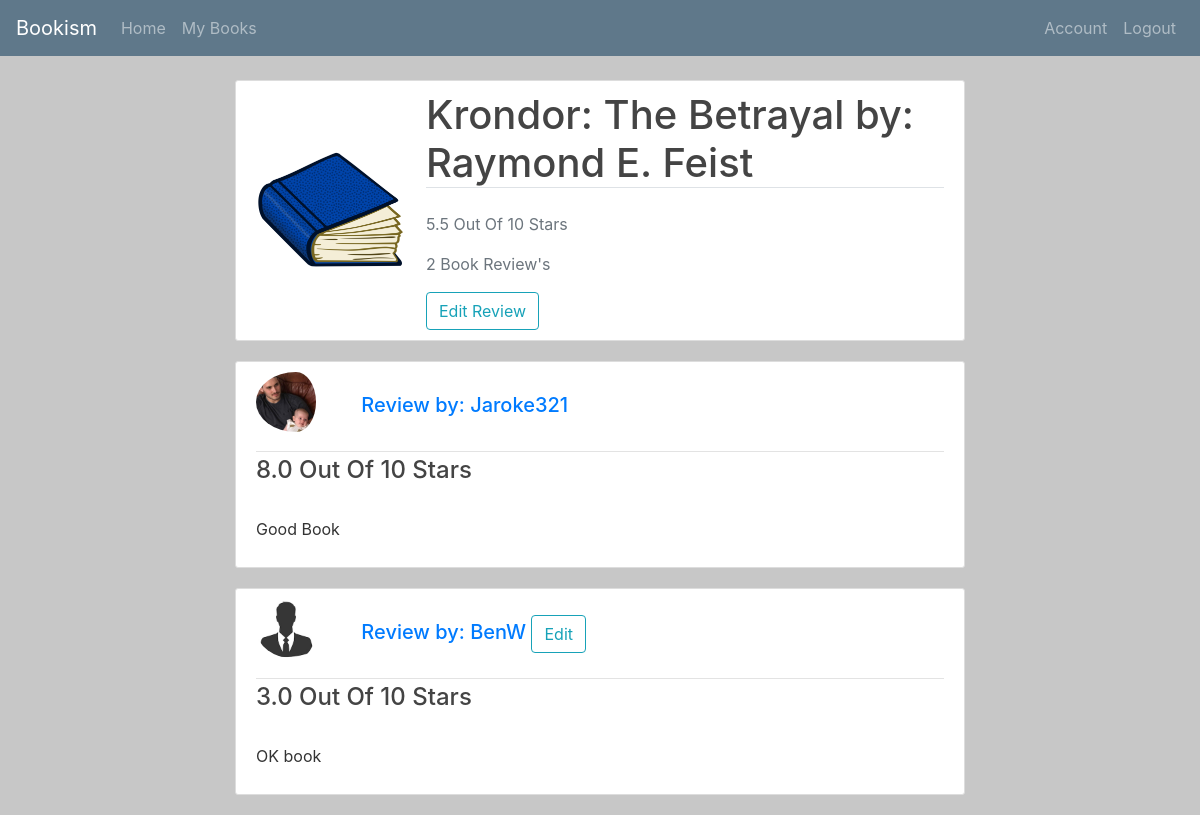
Page /book/1 (signed in) on the committed database.
### project1/models.py (models this page shows)
class Book(db.Model):
    id = db.Column(db.Integer, primary_key=True)
    isbn = db.Column(db.String(25), nullable=False)
    title = db.Column(db.String(50), nullable=False)
    author = db.Column(db.String(25), nullable=False)
    year = db.Column(db.Integer, nullable=False)
    count_ratings = db.Column(db.Integer)
    overall_rating = db.Column(db.Float)
    image_file = db.Column(db.String(20), nullable=False, default='default.jpg')
    reviews = db.relationship("Review", back_populates="books")

class Review(db.Model):
    book_id = db.Column(db.String(25), db.ForeignKey('book.id'), primary_key = True)
    user_id = db.Column(db.Integer, db.ForeignKey('user.id'), primary_key = True)
    username = db.Column(db.String(25), nullable=False)
    bookname = db.Column(db.String(50), nullable=False)
    timestamp = db.Column(db.DateTime, default=datetime.utcnow)
    review = db.Column(db.Text)
    rating = db.Column(db.Float)
    books = db.relationship("Book", back_populates="reviews")
    users = db.relationship("User", back_populates="reviews")

class User(db.Model, UserMixin):
    id = db.Column(db.Integer, primary_key=True)
    name = db.Column(db.String(25), nullable=False)
    password = db.Column(db.String(60), nullable=False)
    image_file = db.Column(db.String(20), nullable=False, default='default.jpg')
    reviews = db.relationship("Review", back_populates="users")

### project1/routes.py (the view)
@app.route("/book/<int:id>")
def book(id):
    book = Book.query.get(int(id)) # Get the book from the database
    img_file = url_for('static', filename=f'book_pics/{book.image_file}')
    reviewed = False  # used to see if the user has reviewed this book
    if Review.query.filter_by(book_id=id, user_id=current_user.id).first():
        reviewed = True
    return render_template('book.html', book=book, img=img_file,
        reviewed=reviewed)

### project1/models.py (called while the page is built)
@login_manager.user_loader
def load_user(user_id):
    return User.query.get(int(user_id))

### project1/templates/book.html (shortened to what this page needs)
{% extends "index.html" %}
{% block body %}
<div class="col-md-8 justify-content-center">
  <div class="container content-section">
    <div class="media align-items-center">
      <img src="{{ img }}" width="150">
      <div class="media-body review-body">
        <h2 class="border-bottom mb-4 account-heading">{{ book.title }} by: {{ book.author }}</h2>
        <p class="text-secondary">{{ book.overall_rating }} Out Of 10 Stars</p>
        <p class="text-secondary">{{ book.count_ratings }} Book Review's</p>
        {% if reviewed %}
          <a href="{{ url_for('review', id=book.id) }}" class="btn btn-outline-info">Edit Review</a>
        {% else %}
          <a class="btn btn-outline-info" href="{{ url_for('review', id=book.id) }}">Leave Review</a>
        {% endif %}
      </div>
    </div>
  </div>
{% for review in book.reviews %}
  <article class="media content-section">
    <div class="media-body">
      <div class="article-metadata">
        <h5 class="mr-2">
          <img src="/static/profile_pics/{{ review.users.image_file }}" class="rounded-circle review-pic" width="80">
          <a href="{{ url_for('users', id=review.user_id) }}">Review by: {{ review.username }}</a>
          {% if current_user.id == review.user_id %}
            <a class="btn btn-outline-info" href="{{ url_for('review', id=review.book_id) }}">Edit</a>
          {% endif %}
        </h5>
      </div>
      <h4 class="article-title">{{ review.rating }} Out Of 10 Stars</h4>
      <p class="article-content">
        {{ review.review }}
      </p>
    </div>
  </article>
{% endfor %}
</div>
{% endblock %}

### project1/static/main.css (style rules this page uses)
body { background-color: #c7c7c7; color: #333333; margin-top: 5rem; }
h1, h2, h3, h4, h5, h6 { color: #444444; }
.content-section { background: #ffffff; padding: 10px 20px; border: 1px solid #dddddd; border-radius: 3px; margin-bottom: 20px; }
.article-title { color: #444444; }
.article-content { white-space: pre-line; }
.article-metadata { padding-bottom: 1px; margin-bottom: 4px; border-bottom: 1px solid #e3e3e3 }
.account-heading { font-size: 2.5rem; }
.review-body { margin-left: 20px; }
.review-pic { margin-bottom: 10px; margin-right: 20px; padding-right: 20px; }

### rows in the picture
Book: title "Krondor: The Betrayal", author "Raymond E. Feist", overall_rating "5.5", count_ratings "2"
Review: users.image_file (picture), username "Jaroke321", rating "8.0", review "Good Book"
Review: users.image_file (placeholder picture), username "BenW", rating "3.0", review "OK book"
